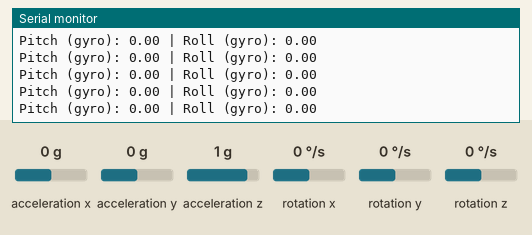
Recording of a sketch running on a simulated Arduino Uno, built with avr-gcc and run on an emulated ATmega328P. On the bench: the last lines printed to the serial monitor. The test bench sets the inputs (shaded band); at power-on: rotation x 0 °/s, rotation y 0 °/s, acceleration x 0 g, acceleration y 0 g, acceleration z 1 g, rotation z 0 °/s.

Above: at 1.2 s.
1.3 s: rotation x set to -192 °/s
At 1.48 s:
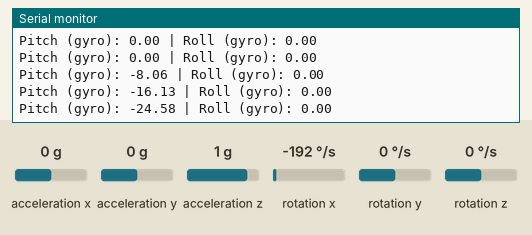
4.3 s: rotation y set to -192 °/s
At 4.33 s:
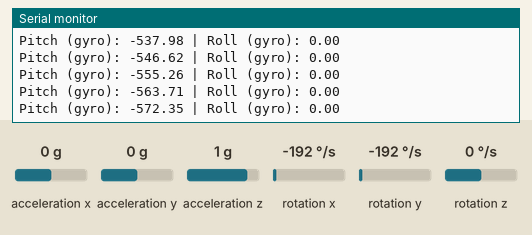
7.3 s: rotation x set to 100 °/s
At 7.34 s:
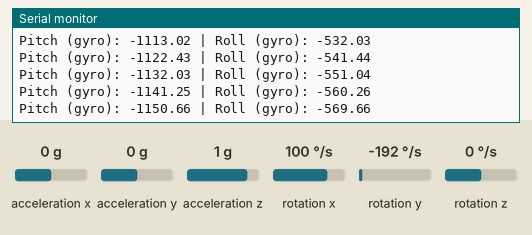
10.3 s: rotation y set to 100 °/s
At 10.3 s:
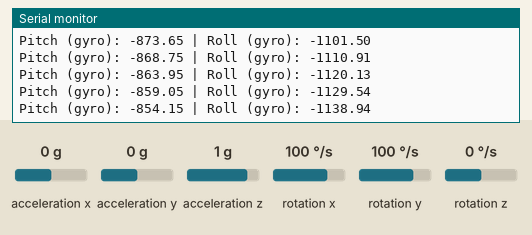
13.3 s: rotation x set to 192 °/s
At 13.3 s:
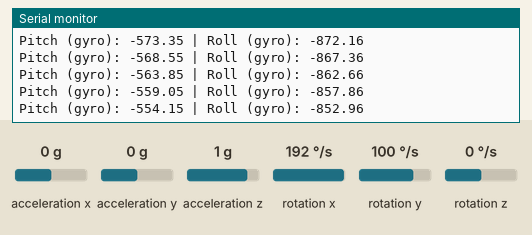
16.3 s: rotation y set to 192 °/s
At 16.3 s:
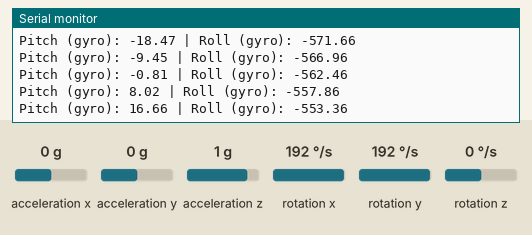
Timing chart, 0 to 19.3 s (numbered marks = the images above; inputs shaded):
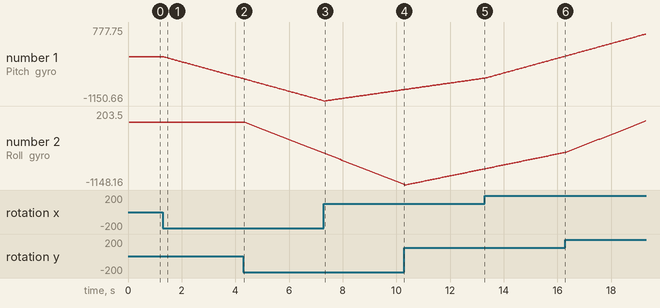

The sketch:

mpu_9250_gyro.ino
```cpp
#include <Wire.h>
#include <MPU9250_asukiaaa.h>

MPU9250_asukiaaa mySensor;

float pitch = 0.0, roll = 0.0;
unsigned long lastTime;

void setup() {
  Serial.begin(9600);
  Wire.begin();

  mySensor.setWire(&Wire);
  mySensor.beginGyro();

  lastTime = millis();
  Serial.println("Starting gyro-only tilt estimation...");
}

void loop() {
  mySensor.gyroUpdate();

  unsigned long currentTime = millis();
  float dt = (currentTime - lastTime) / 1000.0;  // in seconds
  lastTime = currentTime;

  float gx = mySensor.gyroX();  // Pitch rate
  float gy = mySensor.gyroY();  // Roll rate

  pitch += gx * dt;
  roll  += gy * dt;

  Serial.print("Pitch (gyro): ");
  Serial.print(pitch);
  Serial.print(" | Roll (gyro): ");
  Serial.println(roll);

  delay(10);  // Keep sample rate stable (~100 Hz)
}
```

Measured:
- after the input at 1.3 s, the serial monitor: prints a new line after 0.07 s (image 1)
- plotted number 1: 0 → -563.71 after the input at 1.3 s
